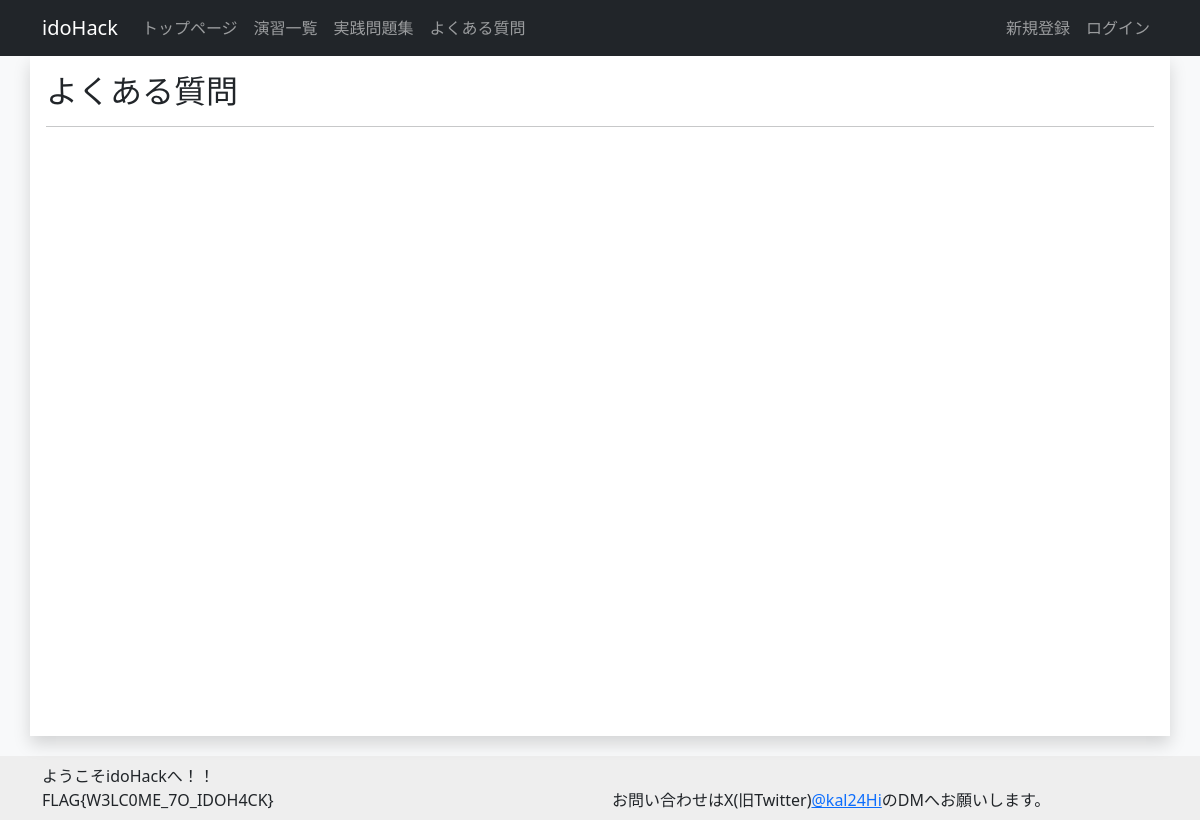
Page /FAQ/ on the earlier database version.
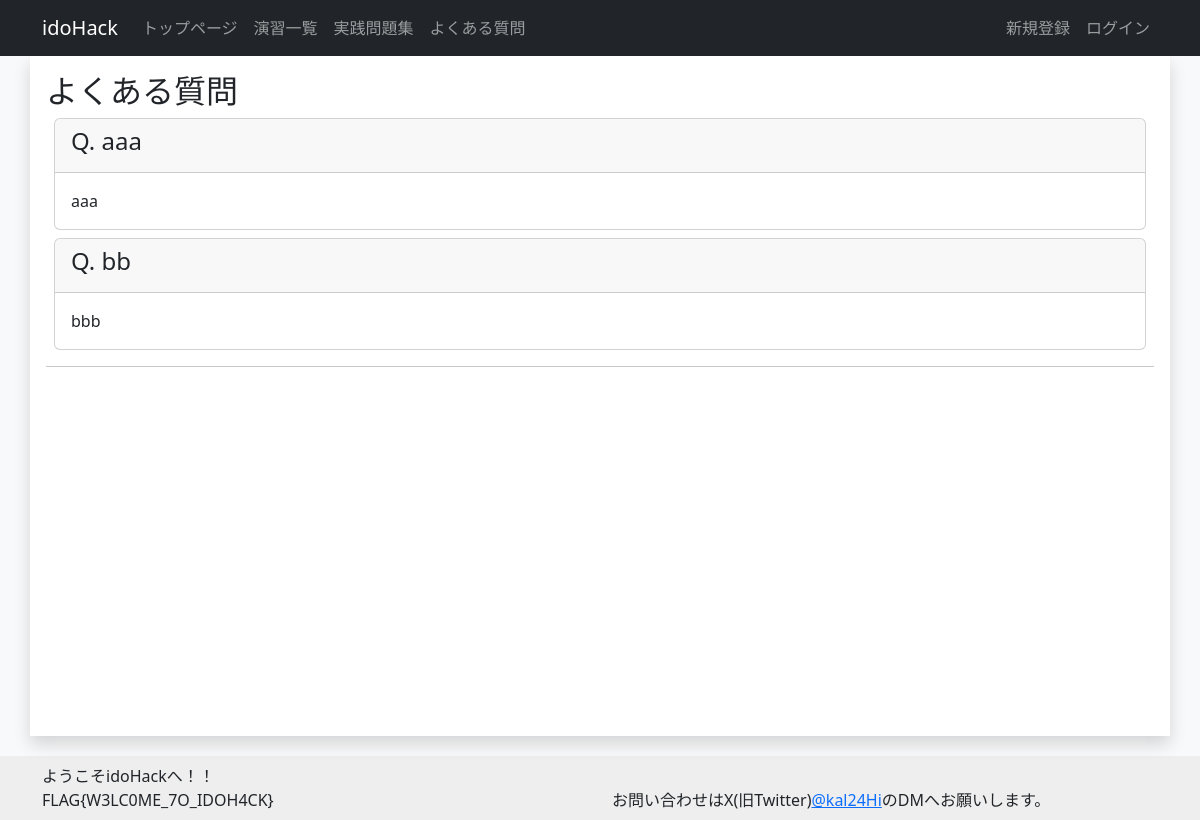
Same page on the later database version.
### infomation/models.py (models this page shows, shortened)
class FrequentlyAskedQuestionModel(models.Model):
    question = models.TextField(default="", verbose_name="質問")
    answer = models.TextField(default="", verbose_name="回答")
    created_at = models.DateTimeField(auto_now_add=True, verbose_name="作成日時")
    updated_at = models.DateTimeField(auto_now=True, verbose_name="更新日時")
    class Meta:
        verbose_name_plural = "Frequently Asked Question"

### infomation/views.py (the view)
# urls.py: path('FAQ/', views.FAQView.as_view(), name='faq'),
class FAQView(ListView):
    model = FrequentlyAskedQuestionModel
    template_name = 'infomation/faq.html'
    context_object_name = 'faq_list'

### templates/infomation/faq.html
{% extends "base.html" %}
{% block content %}
<h2>よくある質問</h2>
{% for faq in faq_list%}
<div class="card m-2">
  <div class="card-header">
    <h4>Q. {{ faq.question }}</h4>
  </div>
  <div class="card-body">
    <p class="card-text">{{faq.answer}}</p>
  </div>
</div>
{% endfor %}
{% endblock %}

Differences in the rows shown:
added FrequentlyAskedQuestionModel: question "aaa", answer "aaa"
added FrequentlyAskedQuestionModel: question "bb", answer "bbb"
